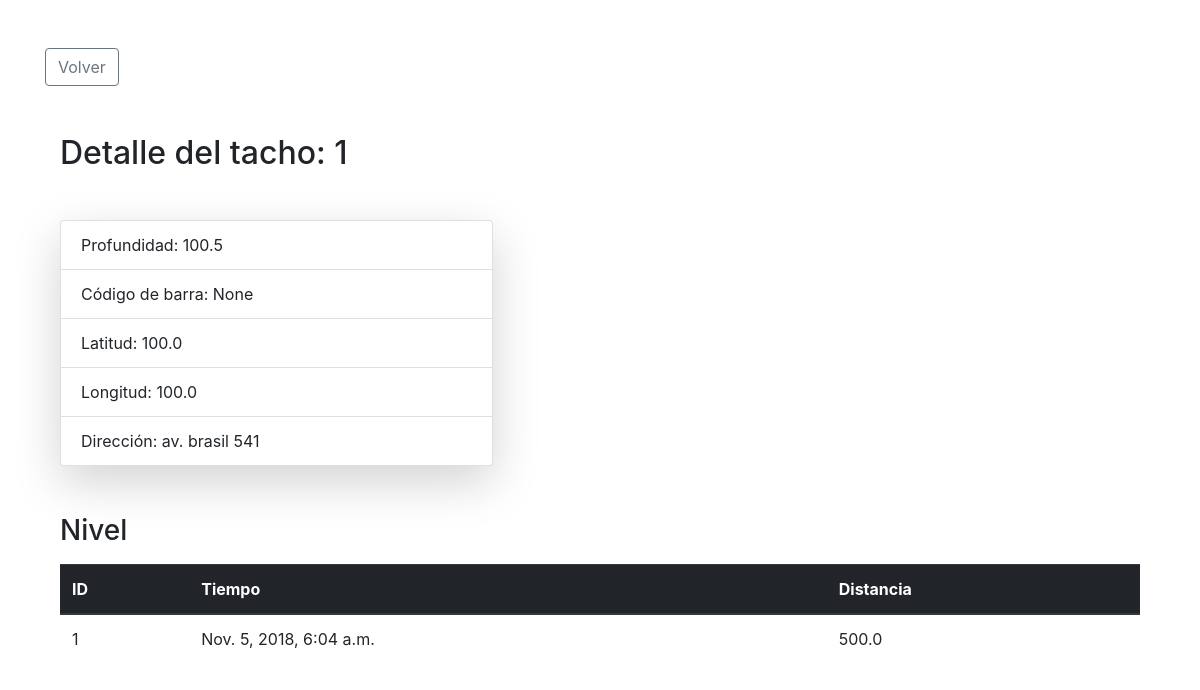
Page /cans/1/ (signed in) on the earlier database version.
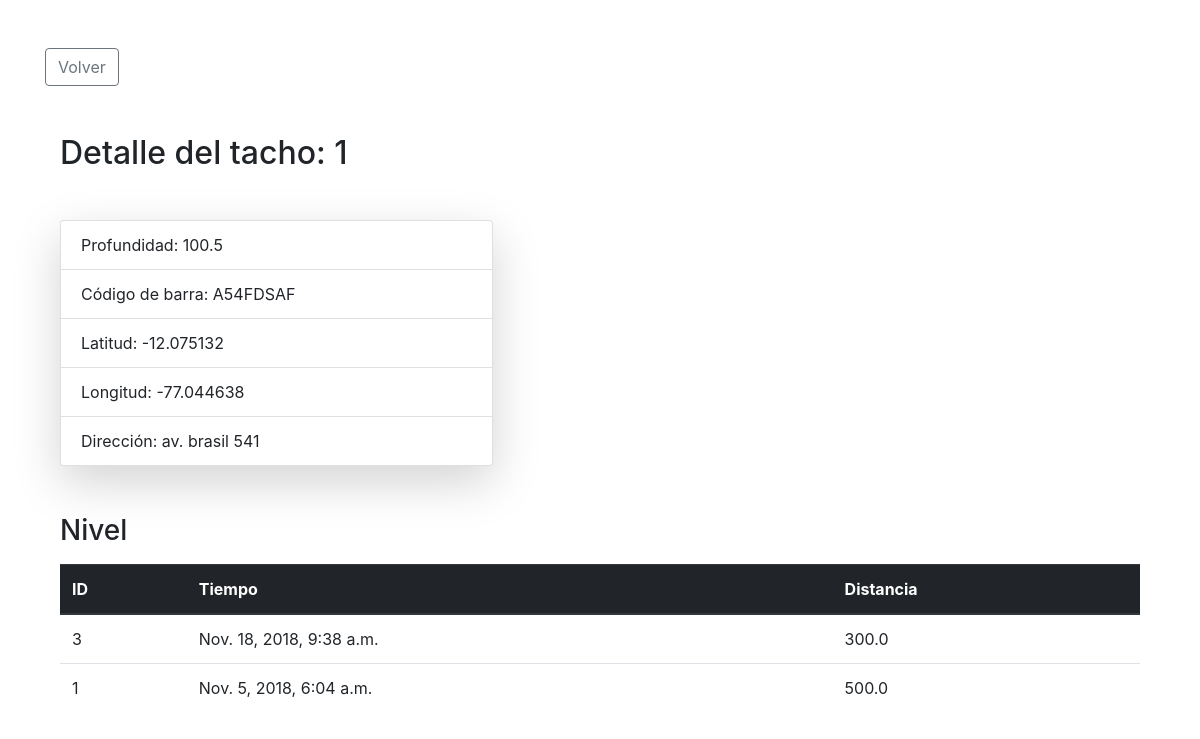
Same page on the later database version.
### trashcan/models.py (models this page shows, shortened)
class TrashCan(models.Model):
    depth = models.FloatField(help_text='Profundidad del tacho.')
    barcode = models.CharField(
        max_length=100,
        null = True,
        blank = True,
    )
    lat = models.FloatField(
        null=True,
        blank = True,
    )
    lng = models.FloatField(
        null=True,
        blank=True,
    )
    address = models.CharField(
        max_length = 300,
        blank = True,
    )
    recyclers = models.ManyToManyField(
        User,
        through='Harvest',
    )
    objects = TrashCanQuerySet.as_manager()
    class Meta:
        db_table = 'trash_can'

class Level(models.Model):
    trash_can = models.ForeignKey(
        TrashCan,
        related_name='levels',
        on_delete=models.CASCADE
    )
    time = models.DateTimeField(
        auto_now_add=True,
    )
    distance = models.FloatField(
        help_text = 'Distancia del cesor a la basura cm'
    )
    objects = LevelQuerySet.as_manager()
    class Meta:
        db_table = 'level'

### trashcan/views.py (the view)
# urls.py: path('<int:pk>/', ListView.as_view(),name = 'can-detail',),
class ListView(View):
    template_name = "trashcan/detalle.html"
    def get(self, request, *args, **kwargs):
        if not request.user.is_authenticated:
            return redirect('home_app:home')
        context = {
            'errors': kwargs.get('errors'),
            'can': TrashCan.objects.filter(pk=kwargs.get('pk')).first(),
            'levels': Level.objects.get_levels(kwargs.get('pk')),
        }
        return render(request, self.template_name, context)

### trashcan/models.py (called while the page is built)
    def get_levels(self, trash_can_pk):
        return self.filter(trash_can=trash_can_pk).order_by('-time')

### templates/trashcan/detalle.html (shortened to what this page needs)
{% load staticfiles %}
<!DOCTYPE html>
<html lang="en">
<head>
    <link rel="stylesheet" href="https://stackpath.bootstrapcdn.com/bootstrap/4.1.3/css/bootstrap.min.css">
</head>
<body>
    <div class="container">
        <div class="mt-5 mb-5">
            <a href="{% url 'trashcan_app:can-list' %}">
                <button type="button" class="btn btn-outline-secondary">Volver</button>
            </a>
        </div>
        <div class="col-md-5">
            <h2>Detalle del tacho: {{can.pk}}</h2>
            <div class="card mt-5 shadow-lg" >
                <ul class="list-group list-group-flush">
                    <li class="list-group-item">Profundidad: {{can.depth}}</li>
                    <li class="list-group-item">Código de barra: {{can.barcode}}</li>
                    <li class="list-group-item">Latitud: {{can.lat}}</li>
                    <li class="list-group-item">Longitud: {{can.lng}}</li>
                    <li class="list-group-item">Dirección: {{can.address}}</li>
                </ul>
            </div>
        </div>
        <div class="col-md-12">
            <h3 class="mt-5 mb-3">Nivel</h3>
                <table class="table">
                    <thead class="thead-dark">
                        <tr>
                            <th scope="col">ID</th>
                            <th scope="col">Tiempo</th>
                            <th scope="col">Distancia</th>
                        </tr>
                    </thead>
                    <tbody>
                        {% for level in  levels %}
                        <tr>
                            <td>{{level.id}}</td>
                            <td>{{level.time}}</td>
                            <td>{{level.distance}}</td>
                        </tr>
                        {% endfor %}
                    </tbody>
                </table>
        </div>
    </div>
</body>
</html>

Differences in the rows shown:
changed TrashCan "av. brasil 541": barcode "None" → "A54FDSAF"; lat "100.0" → "-12.075132"; lng "100.0" → "-77.044638"
added Level: id "3", time "Nov. 18, 2018, 9:38 a.m.", distance "300.0"
